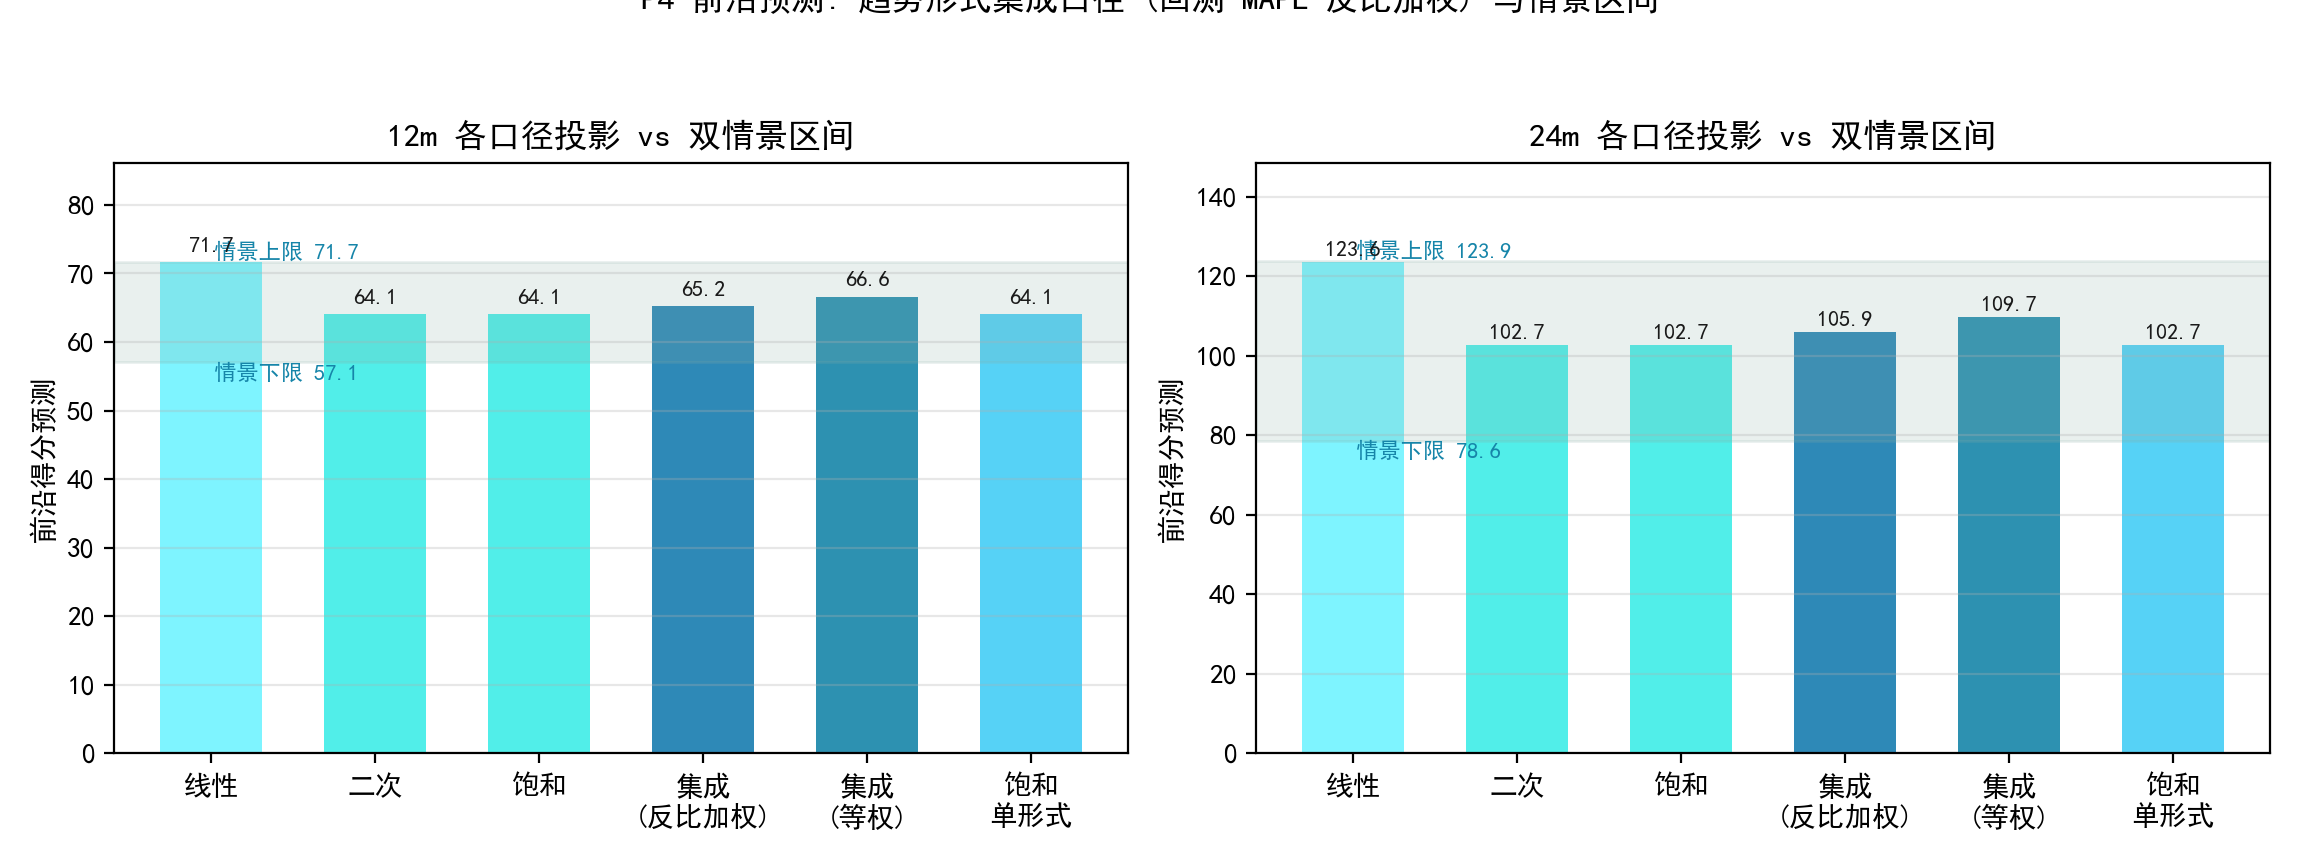

Reproduce this figure in Python.
# -*- coding: utf-8 -*-
"""
v86 实验: P4 前沿预测的趋势形式集成 (回测加权 + 口径敏感性)
v82 给出四种趋势形式 (线性/二次/饱和/零增长) 的回测 MAPE 与全样本投影:
  12m: lin 71.7, quad 64.1, sat 64.1;  24m: lin 123.6, quad 102.7, sat 102.7
  MAPE: lin 177.7%, quad 70.9%, sat 56.9% (naive 9.8% 为零增长参照, 非趋势形式)
本实验:
  1) MAPE 反比加权集成 (lin/quad/sat);
  2) 口径敏感性: 等权平均 / 单形式极值 / 反比加权, 三者给出投影带;
  3) 检查集成投影是否落在论文双情景区间 [57.1,71.7] / [78.6,123.9] 内;
  4) 输出条形图: 各形式与集成投影 + 情景区间带。
输入: v82_p4_forecast_models.json (作为数据源, 只读)
输出: experiments/v86_p4_ensemble.json/.png
"""
import os, sys, json
import numpy as np
sys.path.insert(0, os.path.join(os.path.dirname(__file__), "..", "code"))
import matplotlib
matplotlib.use("Agg")
import matplotlib.pyplot as plt
import matplotlib.font_manager as fm
from common import BASE

EX = os.path.join(os.path.dirname(__file__))
for _f in ("SimHei.ttf", "simsun.ttf"):
    _p = os.path.join(BASE, _f)
    if os.path.exists(_p):
        fm.fontManager.addfont(_p)
plt.rcParams["font.sans-serif"] = ["SimHei"]
plt.rcParams["axes.unicode_minus"] = False
plt.rcParams["axes.prop_cycle"] = "cycler(color=['#177cb0', '#1685a9', '#3eede7', '#70f3ff', '#44cef6', '#88ada6'])"

v82 = json.load(open(os.path.join(EX, "v82_p4_forecast_models.json"), encoding="utf-8"))
mape = {"lin": v82["agg"]["err_lin"]["mape"],
        "quad": v82["agg"]["err_quad"]["mape"],
        "sat": v82["agg"]["err_sat"]["mape"]}
proj12 = {k: v82["full_proj"]["12m"][k] for k in ("lin", "quad", "sat")}
proj24 = {k: v82["full_proj"]["24m"][k] for k in ("lin", "quad", "sat")}
SCEN = {"12m": (57.1, 71.7), "24m": (78.6, 123.9)}  # 双情景区间 [放缓, 基础]


def ensemble(horizon, weight_mode):
    p = proj12 if horizon == "12m" else proj24
    if weight_mode == "inv_mape":
        inv = {k: 1.0 / mape[k] for k in mape}
        s = sum(inv.values())
        w = {k: inv[k] / s for k in inv}
    elif weight_mode == "equal":
        w = {k: 1.0 / 3 for k in mape}
    elif weight_mode == "sat_only":
        return p["sat"]
    return sum(w[k] * p[k] for k in mape)


w_inv = {}
_inv = {k: 1.0 / mape[k] for k in mape}
_s = sum(_inv.values())
w_inv = {k: _inv[k] / _s for k in _inv}

res = {"inputs": {"mape": mape, "proj_12m": proj12, "proj_24m": proj24,
                  "scenario_intervals": SCEN,
                  "weights_inv_mape": {k: round(w_inv[k], 4) for k in w_inv}},
       "ensemble": {}, "landing": {}}
for h in ("12m", "24m"):
    lo, hi = SCEN[h]
    row = {}
    for mode in ("inv_mape", "equal", "sat_only"):
        v = ensemble(h, mode)
        row[mode] = round(float(v), 1)
        res["landing"].setdefault(h, {})[mode] = bool(lo <= v <= hi)
    # 极值带: 三种口径 min-max
    band = (min(row.values()), max(row.values()))
    row["band"] = [round(band[0], 1), round(band[1], 1)]
    row["in_scenario_band"] = bool(band[0] >= lo - 1e-9 and band[1] <= hi + 1e-9)
    res["ensemble"][h] = row
    print(f"{h}: inv_mape={row['inv_mape']}, equal={row['equal']}, "
          f"sat_only={row['sat_only']}, band={band}, in_interval={row['in_scenario_band']}")

json.dump(res, open(os.path.join(EX, "v86_p4_ensemble.json"), "w", encoding="utf-8"),
          ensure_ascii=False, indent=2)

# ---- 图: 12m/24m 各口径投影 + 情景区间带 ----
fig, axes = plt.subplots(1, 2, figsize=(11.5, 4.3))
labels12 = ["线性", "二次", "饱和", "集成\n(反比加权)", "集成\n(等权)", "饱和\n单形式"]
for ax, h in zip(axes, ("12m", "24m")):
    p = proj12 if h == "12m" else proj24
    lo, hi = SCEN[h]
    vals = [p["lin"], p["quad"], p["sat"], res["ensemble"][h]["inv_mape"],
            res["ensemble"][h]["equal"], res["ensemble"][h]["sat_only"]]
    colors = ["#70f3ff", "#3eede7", "#3eede7", "#177cb0", "#1685a9", "#44cef6"]
    bars = ax.bar(labels12, vals, color=colors, alpha=0.9, width=0.62)
    ax.axhspan(lo, hi, color="#88ada6", alpha=0.18)
    ax.text(0.02, hi, f"情景上限 {hi:.1f}", fontsize=8, va="bottom", color="#1685a9")
    ax.text(0.02, lo, f"情景下限 {lo:.1f}", fontsize=8, va="top", color="#1685a9")
    for b, v in zip(bars, vals):
        ax.text(b.get_x() + b.get_width() / 2, v + 1.5, f"{v:.1f}",
                ha="center", fontsize=8, color="#1A1A1A")
    ax.set_ylabel("前沿得分预测"); ax.set_title(f"{h} 各口径投影 vs 双情景区间")
    ax.grid(alpha=0.3, axis="y"); ax.set_ylim(0, max(hi * 1.15, max(vals) * 1.2))
fig.suptitle("P4 前沿预测: 趋势形式集成口径 (回测 MAPE 反比加权) 与情景区间", fontsize=12, y=1.02)
fig.tight_layout(rect=[0, 0, 1, 0.97])
fig.savefig(os.path.join(EX, "v86_p4_ensemble.png"), dpi=200)
plt.close(fig)
print("done v86")
